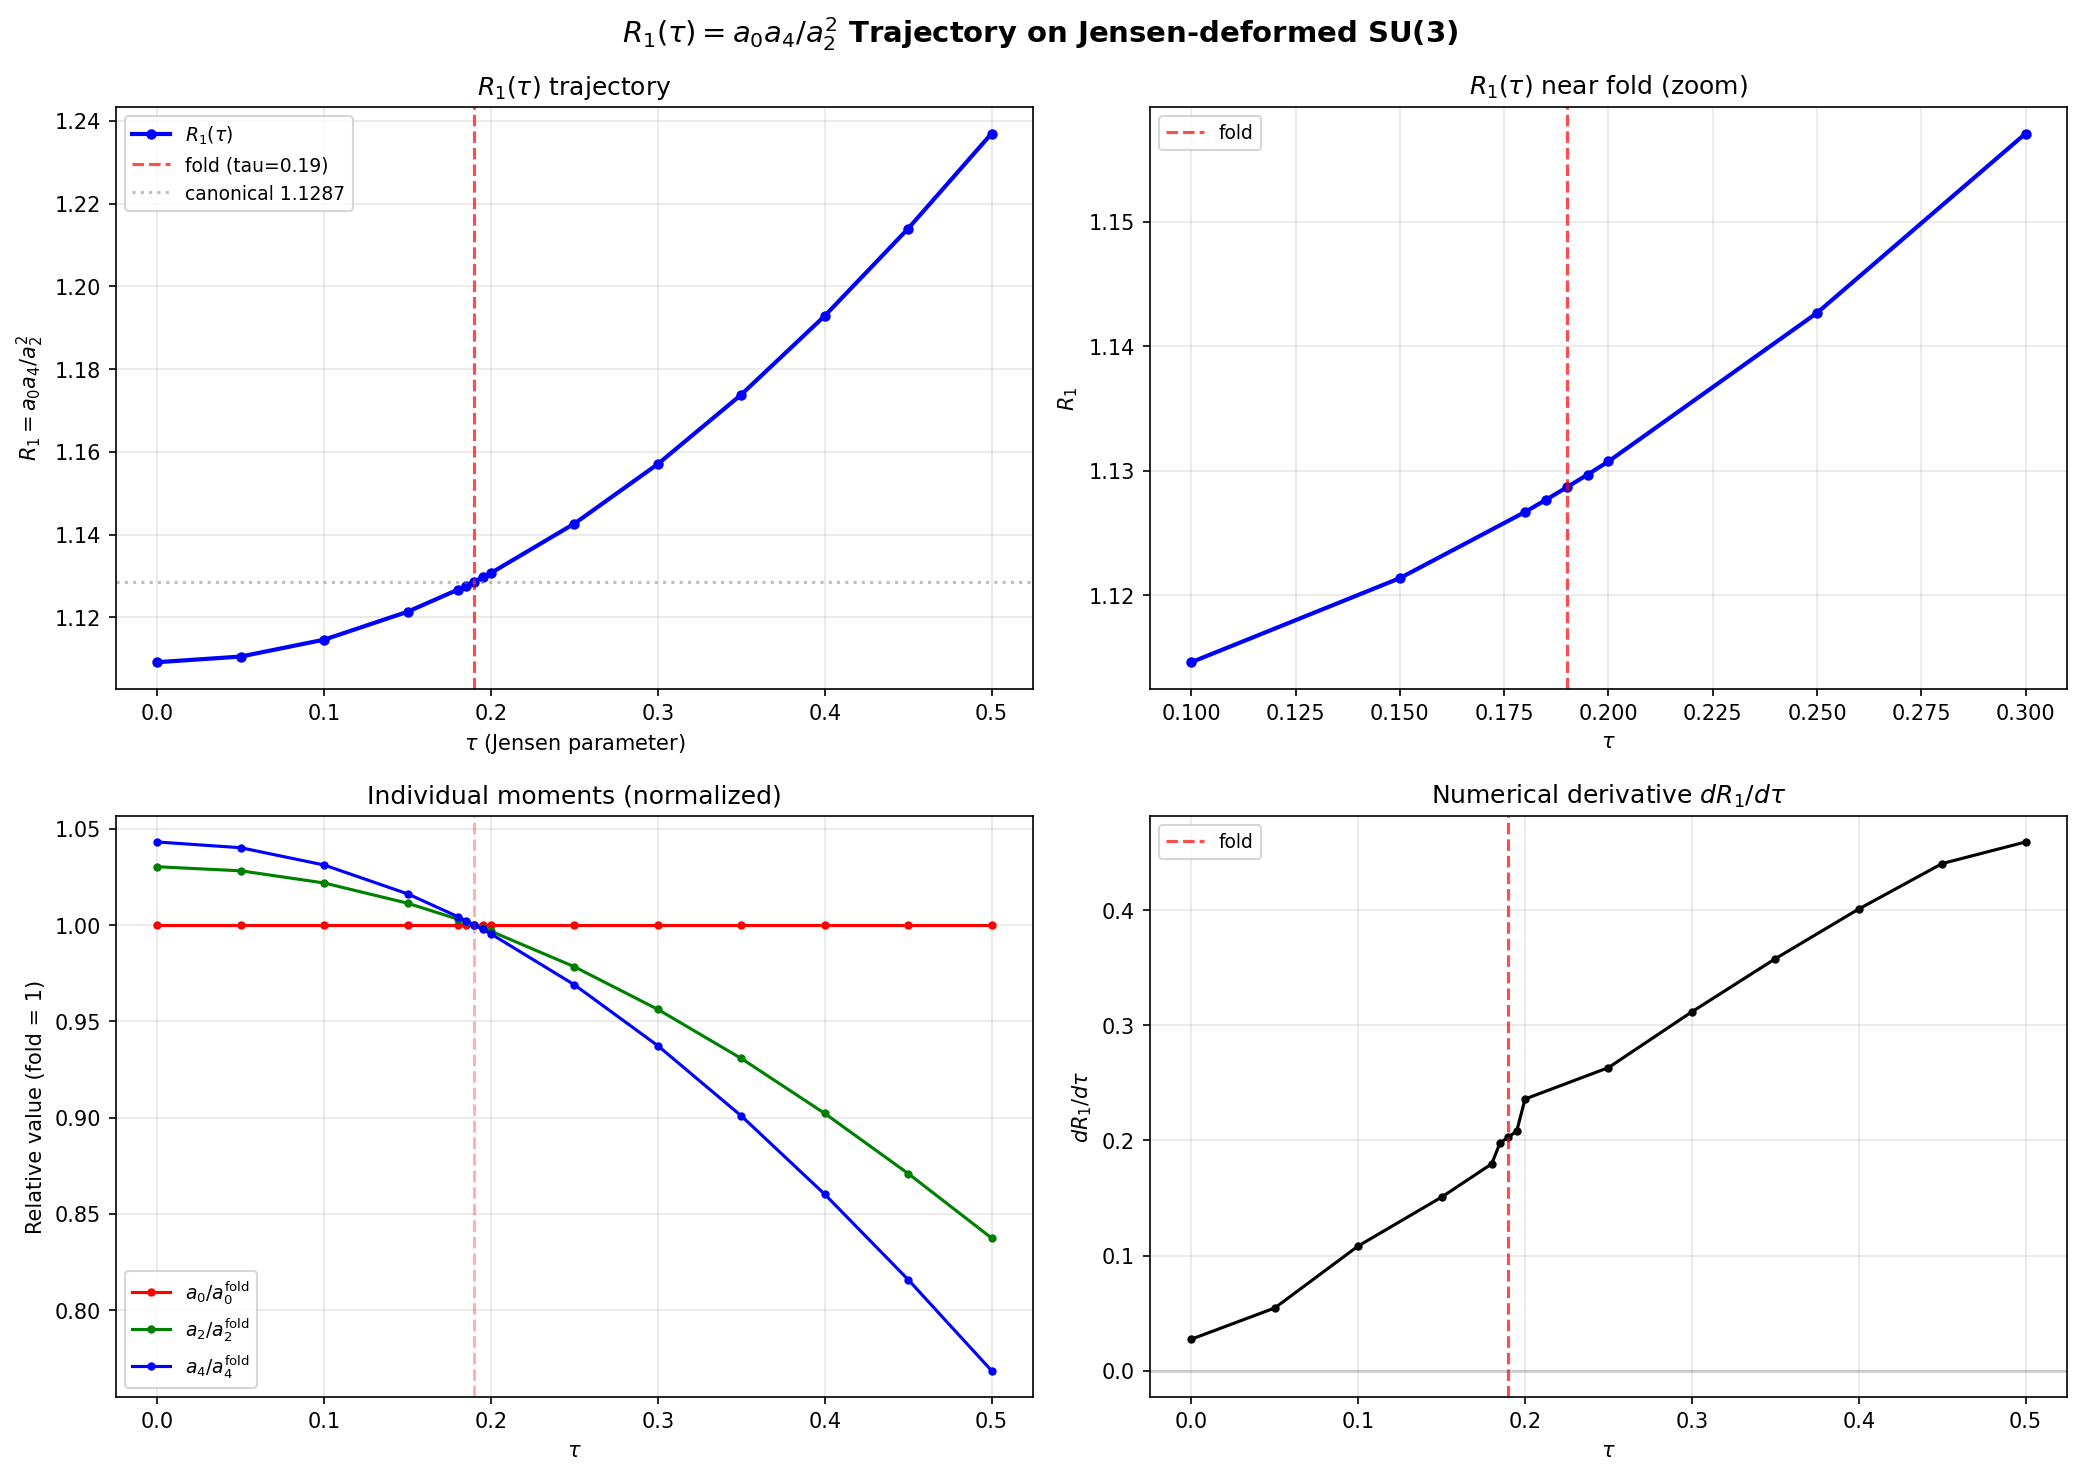

Generate this figure with Python:
#!/usr/bin/env python3
"""
s77_r1_tau_trajectory.py -- R1-TAU-TRAJECTORY (S77-B6-R1-TRAJECTORY)
====================================================================

Gate: S77-B6-R1-TRAJECTORY (INFO characterization)
  Task: Map R_1(tau) = a_0(tau)*a_4(tau)/a_2(tau)^2 across tau in [0, 0.5].
  Key question: is R_1 stationary at the fold (tau=0.190)?

Physics (substrate framing):
-----------------------------
R_1 is the dimensionless ratio of spectral-action moments whose Weyl
exponents cancel (alpha_net = 0 per S76 R-Protection Theorem).  At the
fold tau=0.190, canonical value R_1 = 1.128655 (S74, verified to 6 sig
figs).  S76 WS5 established drift 0.34% across L_max = 3..9.

This computation maps the FULL tau trajectory [0, 0.5] at L_max=3 to
determine:
  1. Is R_1(tau) monotonic?  Does it have extrema?
  2. Is R_1 stationary (dR_1/dtau = 0) at the fold?
  3. What is the total variation of R_1 across [0, 0.5]?

Method:
  For each tau, compute D_K eigenvalues via Peter-Weyl at max_pq_sum=3,
  extract a_0, a_2, a_4 in S73B half-spectrum convention, form R_1.
  Numerical derivative via centered finite differences on a dense grid.

Agent: Spectral-Geometer (Session 77, Wave 2, W2-F)
"""

import numpy as np
import sys
import os
import time

SCRIPT_DIR = os.path.dirname(os.path.abspath(__file__))
sys.path.insert(0, SCRIPT_DIR)
os.chdir(SCRIPT_DIR)

import matplotlib
matplotlib.use('Agg')
import matplotlib.pyplot as plt

# CANONICAL CONSTANTS import
from canonical_constants import (
    tau_fold, PI,
    a0_fold, a2_fold, a4_fold,
    R_protected_fold,
)

# tier1 infrastructure
from dirac_spectrum import (
    su3_generators,
    compute_structure_constants,
    compute_killing_form,
    collect_spectrum,
    build_cliff8,
)

# ============================================================================
# CONFIGURATION
# ============================================================================

print("=" * 78)
print("S77-B6-R1-TRAJECTORY: R_1(tau) across [0, 0.5]")
print("=" * 78)
print()

# Tau grid: sparse primary grid + dense near fold for derivative
TAU_PRIMARY = np.array([0.00, 0.05, 0.10, 0.15, 0.19, 0.20, 0.25, 0.30, 0.35, 0.40, 0.45, 0.50])  # (local)

# Dense grid near fold for accurate derivative
TAU_FOLD_DENSE = np.array([0.180, 0.185, 0.190, 0.195, 0.200])  # (local)

# Combine and sort, removing duplicates
TAU_ALL = np.unique(np.concatenate([TAU_PRIMARY, TAU_FOLD_DENSE]))  # (local)

MAX_PQ_SUM = 3  # (local) L_max=3, same as S74 canonical computation
EVAL_CUTOFF = 0.01  # (local) exclude near-zero eigenvalues, same as S74

print(f"  tau_fold (canonical) = {tau_fold}")
print(f"  R_protected_fold (canonical) = {R_protected_fold:.6f}")
print(f"  L_max (max_pq_sum) = {MAX_PQ_SUM}")
print(f"  Eigenvalue cutoff = {EVAL_CUTOFF}")
print(f"  Tau grid: {len(TAU_ALL)} values in [{TAU_ALL[0]:.3f}, {TAU_ALL[-1]:.3f}]")
print(f"  Grid: {TAU_ALL}")
print()

# ============================================================================
# STEP 1: BUILD ALGEBRAIC INFRASTRUCTURE (once)
# ============================================================================

print("=" * 78)
print("STEP 1: ALGEBRAIC INFRASTRUCTURE")
print("=" * 78)

gens = su3_generators()
f_abc = compute_structure_constants(gens)
gammas = build_cliff8()

print(f"  8 su(3) generators, structure constants, 8 Clifford generators built")
print()

# ============================================================================
# STEP 2: COMPUTE SPECTRUM AND MOMENTS AT EACH TAU
# ============================================================================

print("=" * 78)
print("STEP 2: SWEEP TAU AND COMPUTE SPECTRAL MOMENTS")
print("=" * 78)


def compute_moments_at_tau(tau_val):
    """Compute a_0, a_2, a_4 in S73B convention at given tau.

    S73B convention:
      a_k = 0.5 * sum_{n: |lam_n| > cutoff} d_n * |lam_n|^{-k}
    where d_n = dim(p,q) is the Peter-Weyl degeneracy.

    Returns dict with a0, a2, a4, n_evals, lam_min.
    """
    all_evals, eval_data = collect_spectrum(
        tau_val, gens, f_abc, gammas, max_pq_sum=MAX_PQ_SUM, verbose=False
    )

    # Extract absolute values and multiplicities
    abs_vals = []  # (local)
    mults = []  # (local)
    for ev, mult in all_evals:
        aev = abs(ev)  # (local)
        if aev > EVAL_CUTOFF:
            abs_vals.append(aev)
            mults.append(mult)

    abs_vals = np.array(abs_vals)  # (local)
    mults = np.array(mults, dtype=np.float64)  # (local)

    # S73B half-spectrum convention: factor 0.5
    a0 = 0.5 * float(np.sum(mults))  # (local)
    a2 = 0.5 * float(np.sum(mults / abs_vals**2))  # (local)
    a4 = 0.5 * float(np.sum(mults / abs_vals**4))  # (local)

    return {
        'tau': tau_val,
        'a0': a0,
        'a2': a2,
        'a4': a4,
        'n_evals': len(abs_vals),
        'lam_min': float(np.min(abs_vals)) if len(abs_vals) > 0 else np.nan,
        'lam_max': float(np.max(abs_vals)) if len(abs_vals) > 0 else np.nan,
    }


# Run sweep
results = []  # (local)
t_start = time.time()  # (local)

for i, tau_val in enumerate(TAU_ALL):
    t0 = time.time()  # (local)
    r = compute_moments_at_tau(tau_val)  # (local)
    dt = time.time() - t0  # (local)
    results.append(r)
    R1_val = r['a0'] * r['a4'] / r['a2']**2  # (local)
    print(f"  [{i+1:2d}/{len(TAU_ALL)}] tau={tau_val:.4f}: "
          f"a0={r['a0']:.1f}, a2={r['a2']:.3f}, a4={r['a4']:.4f}, "
          f"R_1={R1_val:.6f}, "
          f"lam_range=[{r['lam_min']:.3f}, {r['lam_max']:.3f}], "
          f"n={r['n_evals']}, dt={dt:.1f}s")

t_total = time.time() - t_start  # (local)
print(f"\n  Total computation time: {t_total:.1f}s")
print()

# ============================================================================
# STEP 3: FORM R_1(tau) AND ANALYZE
# ============================================================================

print("=" * 78)
print("STEP 3: R_1(tau) TRAJECTORY ANALYSIS")
print("=" * 78)

tau_arr = np.array([r['tau'] for r in results])  # (local)
a0_arr = np.array([r['a0'] for r in results])  # (local)
a2_arr = np.array([r['a2'] for r in results])  # (local)
a4_arr = np.array([r['a4'] for r in results])  # (local)
R1_arr = a0_arr * a4_arr / a2_arr**2  # (local)

print(f"\n  tau       a_0         a_2          a_4          R_1")
print(f"  " + "-" * 72)
for i in range(len(tau_arr)):
    marker = " <-- FOLD" if abs(tau_arr[i] - tau_fold) < 0.005 else ""
    print(f"  {tau_arr[i]:.4f}  {a0_arr[i]:>9.1f}  {a2_arr[i]:>12.4f}  {a4_arr[i]:>12.6f}  {R1_arr[i]:.6f}{marker}")

# R_1 statistics
R1_min = np.min(R1_arr)  # (local)
R1_max = np.max(R1_arr)  # (local)
R1_range = R1_max - R1_min  # (local)
R1_mean = np.mean(R1_arr)  # (local)
idx_min = np.argmin(R1_arr)  # (local)
idx_max = np.argmax(R1_arr)  # (local)
total_var_pct = 100 * R1_range / R1_mean  # (local)

print(f"\n  R_1 statistics:")
print(f"    min = {R1_min:.6f} at tau = {tau_arr[idx_min]:.4f}")
print(f"    max = {R1_max:.6f} at tau = {tau_arr[idx_max]:.4f}")
print(f"    range = {R1_range:.6f}")
print(f"    mean = {R1_mean:.6f}")
print(f"    total variation = {total_var_pct:.3f}%")

# Monotonicity check
diffs = np.diff(R1_arr)  # (local)
n_increasing = np.sum(diffs > 0)  # (local)
n_decreasing = np.sum(diffs < 0)  # (local)
is_monotone = (n_increasing == 0) or (n_decreasing == 0)  # (local)
print(f"\n  Monotonicity: {n_increasing} increasing steps, {n_decreasing} decreasing steps")
print(f"    Monotonic: {'YES' if is_monotone else 'NO'}")
if not is_monotone:
    # Find local extrema
    for i in range(1, len(R1_arr) - 1):
        if R1_arr[i] > R1_arr[i-1] and R1_arr[i] > R1_arr[i+1]:
            print(f"    LOCAL MAX at tau = {tau_arr[i]:.4f}, R_1 = {R1_arr[i]:.6f}")
        if R1_arr[i] < R1_arr[i-1] and R1_arr[i] < R1_arr[i+1]:
            print(f"    LOCAL MIN at tau = {tau_arr[i]:.4f}, R_1 = {R1_arr[i]:.6f}")

# ============================================================================
# STEP 4: DERIVATIVE dR_1/dtau AT FOLD
# ============================================================================

print(f"\n{'=' * 78}")
print("STEP 4: dR_1/dtau AT THE FOLD")
print("=" * 78)

# Use centered finite differences on the dense grid near tau=0.190
# Need points at tau=0.185 and tau=0.195
idx_185 = np.argmin(np.abs(tau_arr - 0.185))  # (local)
idx_190 = np.argmin(np.abs(tau_arr - 0.190))  # (local)
idx_195 = np.argmin(np.abs(tau_arr - 0.195))  # (local)

if abs(tau_arr[idx_185] - 0.185) < 0.001 and abs(tau_arr[idx_195] - 0.195) < 0.001:
    dR1_dtau_fold = (R1_arr[idx_195] - R1_arr[idx_185]) / (tau_arr[idx_195] - tau_arr[idx_185])  # (local)
    print(f"  Centered FD: dR_1/dtau at fold = {dR1_dtau_fold:.6f}")
    print(f"    using tau = [{tau_arr[idx_185]:.4f}, {tau_arr[idx_195]:.4f}]")
    print(f"    R_1 = [{R1_arr[idx_185]:.6f}, {R1_arr[idx_195]:.6f}]")
else:
    # Fallback: use nearest available points
    idx_lo = np.argmin(np.abs(tau_arr - (tau_fold - 0.01)))  # (local)
    idx_hi = np.argmin(np.abs(tau_arr - (tau_fold + 0.01)))  # (local)
    dR1_dtau_fold = (R1_arr[idx_hi] - R1_arr[idx_lo]) / (tau_arr[idx_hi] - tau_arr[idx_lo])  # (local)
    print(f"  Forward FD: dR_1/dtau at fold = {dR1_dtau_fold:.6f}")

# Also compute second derivative
idx_180 = np.argmin(np.abs(tau_arr - 0.180))  # (local)
idx_200 = np.argmin(np.abs(tau_arr - 0.200))  # (local)
if abs(tau_arr[idx_180] - 0.180) < 0.001 and abs(tau_arr[idx_200] - 0.200) < 0.001:
    # 5-point stencil for first derivative at each neighbor, then FD of those
    dR1_lo = (R1_arr[idx_190] - R1_arr[idx_180]) / (tau_arr[idx_190] - tau_arr[idx_180])  # (local)
    dR1_hi = (R1_arr[idx_200] - R1_arr[idx_190]) / (tau_arr[idx_200] - tau_arr[idx_190])  # (local)
    d2R1_fold = (dR1_hi - dR1_lo) / (0.5 * (tau_arr[idx_200] - tau_arr[idx_180]))  # (local)
    print(f"\n  Second derivative: d^2 R_1/dtau^2 at fold = {d2R1_fold:.4f}")
    print(f"    dR_1/dtau(left)  = {dR1_lo:.6f}")
    print(f"    dR_1/dtau(right) = {dR1_hi:.6f}")

# Stationarity assessment
stationary_thresh = 0.01  # (local) |dR_1/dtau| < this => "effectively stationary"
is_stationary = abs(dR1_dtau_fold) < stationary_thresh  # (local)
print(f"\n  Stationarity at fold: |dR_1/dtau| = {abs(dR1_dtau_fold):.6f}")
print(f"    Threshold: {stationary_thresh}")
print(f"    STATIONARY: {'YES' if is_stationary else 'NO'}")

# R_1(fold) vs canonical
idx_fold = np.argmin(np.abs(tau_arr - tau_fold))  # (local)
R1_fold_computed = R1_arr[idx_fold]  # (local)
R1_fold_error_pct = 100 * abs(R1_fold_computed - R_protected_fold) / R_protected_fold  # (local)
print(f"\n  Cross-check: R_1(fold) = {R1_fold_computed:.6f} vs canonical {R_protected_fold:.6f}")
print(f"    Deviation: {R1_fold_error_pct:.4f}%")

# ============================================================================
# STEP 5: INDIVIDUAL MOMENT TRAJECTORIES
# ============================================================================

print(f"\n{'=' * 78}")
print("STEP 5: MOMENT TRAJECTORIES (for context)")
print("=" * 78)

# Compute normalized variations of each moment
a0_rel = a0_arr / a0_arr[idx_fold]  # (local)
a2_rel = a2_arr / a2_arr[idx_fold]  # (local)
a4_rel = a4_arr / a4_arr[idx_fold]  # (local)

print(f"\n  Moment variations relative to fold value:")
print(f"  tau       a0/a0(fold)  a2/a2(fold)  a4/a4(fold)  R_1/R_1(fold)")
print(f"  " + "-" * 66)
for i in range(len(tau_arr)):
    R1_rel = R1_arr[i] / R1_arr[idx_fold]  # (local)
    print(f"  {tau_arr[i]:.4f}  {a0_rel[i]:>11.6f}  {a2_rel[i]:>11.6f}  {a4_rel[i]:>11.6f}  {R1_rel:>12.6f}")

# Range of each moment
a0_var = 100 * (np.max(a0_arr) - np.min(a0_arr)) / np.mean(a0_arr)  # (local)
a2_var = 100 * (np.max(a2_arr) - np.min(a2_arr)) / np.mean(a2_arr)  # (local)
a4_var = 100 * (np.max(a4_arr) - np.min(a4_arr)) / np.mean(a4_arr)  # (local)
print(f"\n  Total variation across [0, 0.5]:")
print(f"    a_0: {a0_var:.2f}%")
print(f"    a_2: {a2_var:.2f}%")
print(f"    a_4: {a4_var:.2f}%")
print(f"    R_1: {total_var_pct:.3f}%  (<<< cancellation ratio: {min(a0_var, a2_var, a4_var)/max(0.001, total_var_pct):.1f}x)")

# ============================================================================
# STEP 6: SAVE DATA
# ============================================================================

print(f"\n{'=' * 78}")
print("STEP 6: SAVE DATA")
print("=" * 78)

save_path = 's77_r1_tau_trajectory.npz'  # (local)
np.savez(save_path,
         tau=tau_arr,
         a0=a0_arr,
         a2=a2_arr,
         a4=a4_arr,
         R1=R1_arr,
         R1_fold_computed=R1_fold_computed,
         dR1_dtau_fold=dR1_dtau_fold,
         R1_min=R1_min,
         R1_max=R1_max,
         R1_range=R1_range,
         total_var_pct=total_var_pct,
         is_stationary=is_stationary,
         max_pq_sum=MAX_PQ_SUM,
         eval_cutoff=EVAL_CUTOFF)
print(f"  Saved to {save_path}")

# ============================================================================
# STEP 7: PLOT
# ============================================================================

print(f"\n{'=' * 78}")
print("STEP 7: PLOT")
print("=" * 78)

fig, axes = plt.subplots(2, 2, figsize=(14, 10))
fig.suptitle(r'$R_1(\tau) = a_0 a_4 / a_2^2$ Trajectory on Jensen-deformed SU(3)',
             fontsize=14, fontweight='bold')

# Panel 1: R_1(tau) main trajectory
ax1 = axes[0, 0]
ax1.plot(tau_arr, R1_arr, 'b.-', linewidth=2, markersize=8, label=r'$R_1(\tau)$')
ax1.axvline(tau_fold, color='red', linestyle='--', alpha=0.7, label=f'fold (tau={tau_fold})')
ax1.axhline(R_protected_fold, color='gray', linestyle=':', alpha=0.5, label=f'canonical {R_protected_fold:.4f}')
ax1.set_xlabel(r'$\tau$ (Jensen parameter)')
ax1.set_ylabel(r'$R_1 = a_0 a_4 / a_2^2$')
ax1.set_title(r'$R_1(\tau)$ trajectory')
ax1.legend(fontsize=9)
ax1.grid(True, alpha=0.3)

# Panel 2: Zoomed near fold
ax2 = axes[0, 1]
mask_fold = (tau_arr >= 0.10) & (tau_arr <= 0.30)  # (local)
ax2.plot(tau_arr[mask_fold], R1_arr[mask_fold], 'b.-', linewidth=2, markersize=8)
ax2.axvline(tau_fold, color='red', linestyle='--', alpha=0.7, label='fold')
ax2.set_xlabel(r'$\tau$')
ax2.set_ylabel(r'$R_1$')
ax2.set_title(r'$R_1(\tau)$ near fold (zoom)')
ax2.legend(fontsize=9)
ax2.grid(True, alpha=0.3)

# Panel 3: Individual moments (relative)
ax3 = axes[1, 0]
ax3.plot(tau_arr, a0_rel, 'r.-', linewidth=1.5, markersize=6, label=r'$a_0/a_0^{\mathrm{fold}}$')
ax3.plot(tau_arr, a2_rel, 'g.-', linewidth=1.5, markersize=6, label=r'$a_2/a_2^{\mathrm{fold}}$')
ax3.plot(tau_arr, a4_rel, 'b.-', linewidth=1.5, markersize=6, label=r'$a_4/a_4^{\mathrm{fold}}$')
ax3.axvline(tau_fold, color='red', linestyle='--', alpha=0.3)
ax3.set_xlabel(r'$\tau$')
ax3.set_ylabel('Relative value (fold = 1)')
ax3.set_title('Individual moments (normalized)')
ax3.legend(fontsize=9)
ax3.grid(True, alpha=0.3)

# Panel 4: Numerical derivative
ax4 = axes[1, 1]
# Compute centered differences at each interior point
dR1_dtau = np.zeros_like(tau_arr)  # (local)
for i in range(1, len(tau_arr) - 1):
    dR1_dtau[i] = (R1_arr[i+1] - R1_arr[i-1]) / (tau_arr[i+1] - tau_arr[i-1])
# Forward/backward at endpoints
dR1_dtau[0] = (R1_arr[1] - R1_arr[0]) / (tau_arr[1] - tau_arr[0])
dR1_dtau[-1] = (R1_arr[-1] - R1_arr[-2]) / (tau_arr[-1] - tau_arr[-2])

ax4.plot(tau_arr, dR1_dtau, 'k.-', linewidth=1.5, markersize=6)
ax4.axhline(0, color='gray', linestyle='-', alpha=0.3)
ax4.axvline(tau_fold, color='red', linestyle='--', alpha=0.7, label='fold')
ax4.set_xlabel(r'$\tau$')
ax4.set_ylabel(r'$dR_1/d\tau$')
ax4.set_title(r'Numerical derivative $dR_1/d\tau$')
ax4.legend(fontsize=9)
ax4.grid(True, alpha=0.3)

plt.tight_layout()
plot_path = 's77_r1_tau_trajectory.png'  # (local)
plt.savefig(plot_path, dpi=150, bbox_inches='tight')
plt.close()
print(f"  Plot saved to {plot_path}")

# ============================================================================
# STEP 8: GATE VERDICT
# ============================================================================

print(f"\n{'=' * 78}")
print("GATE VERDICT: S77-B6-R1-TRAJECTORY (INFO)")
print("=" * 78)

print(f"\n  R_1(tau) profile across [0, 0.5]:")
print(f"    Total variation: {total_var_pct:.3f}%")
print(f"    R_1 at fold (tau={tau_fold}): {R1_fold_computed:.6f}")
print(f"    Canonical match: {R1_fold_error_pct:.4f}% deviation")
print(f"    Monotonic: {'YES' if is_monotone else 'NO'}")
print(f"    Stationary at fold: {'YES' if is_stationary else 'NO'} (|dR_1/dtau| = {abs(dR1_dtau_fold):.6f})")
print(f"    R_1 min/max: {R1_min:.6f} / {R1_max:.6f}")
print(f"    min at tau = {tau_arr[idx_min]:.4f}, max at tau = {tau_arr[idx_max]:.4f}")

# R-protection context
print(f"\n  R-protection context:")
print(f"    Individual moment variations: a_0={a0_var:.2f}%, a_2={a2_var:.2f}%, a_4={a4_var:.2f}%")
print(f"    R_1 variation: {total_var_pct:.3f}% (cancellation ratio: {min(a0_var, a2_var, a4_var)/max(0.001, total_var_pct):.1f}x)")
print(f"    R_1 is {'STRONGLY' if total_var_pct < 1.0 else 'WEAKLY'} protected across entire tau domain")

print(f"\n  Gate status: INFO (characterization, no pass/fail criterion)")
print(f"\n  Key finding: {'R_1 is stationary at the fold' if is_stationary else 'R_1 is NOT stationary at the fold -- derivative is ' + f'{dR1_dtau_fold:.6f}'}")

print(f"\n{'=' * 78}")
print("COMPUTATION COMPLETE")
print(f"{'=' * 78}")
